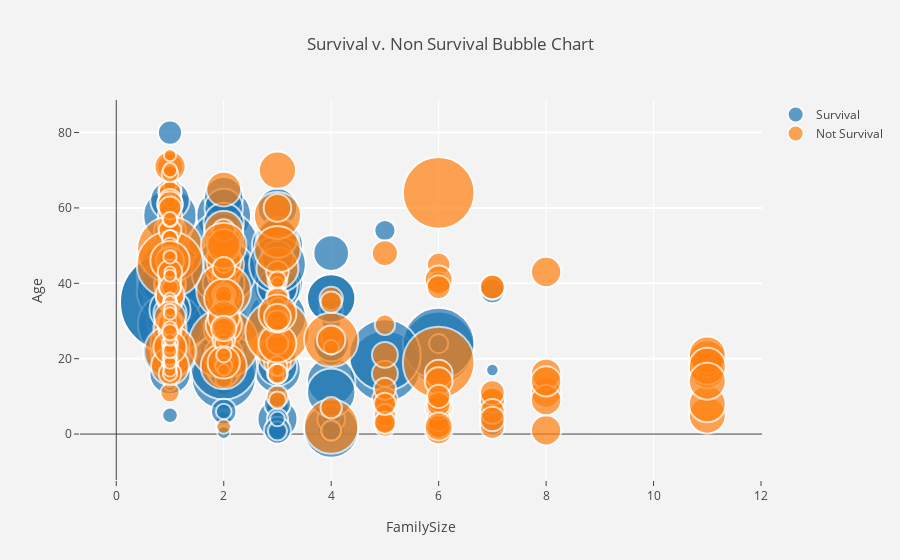

Notebook source saved alongside this figure:
### Markdown cell above
Plot the FamilySize vs Age with Fare as the size of the bubble

### Code cell
sizeref = 2.*max(titanic_df['Fare'])/(100**2)

trace0 = go.Scatter(
    x=titanic_df['FamilySize'][titanic_df['Survived'] == 1],
    y=titanic_df['Age'][titanic_df['Survived'] == 1],
    mode='markers',
    name='Survival',
    marker=dict(
        symbol='circle',
        sizemode='area',
        sizeref=sizeref,
        size=titanic_df['Fare'][titanic_df['Survived'] == 1],
        line=dict(
            width=2
        ),
    )
)
trace1 = go.Scatter(
    x=titanic_df['FamilySize'][titanic_df['Survived'] == 0],
    y=titanic_df['Age'][titanic_df['Survived'] == 0],
    mode='markers',
    name='Not Survival',
    marker=dict(
        sizemode='area',
        sizeref=sizeref,
        size=titanic_df['Fare'][titanic_df['Survived'] == 0],
        line=dict(
            width=2
        ),
    )
)

data = [trace0, trace1]
layout = go.Layout(
    title='Survival v. Non Survival Bubble Chart',
    xaxis=dict(
        title='FamilySize',
        gridcolor='rgb(255, 255, 255)',
        zerolinewidth=1,
        ticklen=5,
        gridwidth=1,
    ),
    yaxis=dict(
        title='Age',
        gridcolor='rgb(255, 255, 255)',
        zerolinewidth=1,
        ticklen=5,
        gridwidth=2,
    ),
    paper_bgcolor='rgb(243, 243, 243)',
    plot_bgcolor='rgb(243, 243, 243)',
)

fig = go.Figure(data=data, layout=layout)
iplot(fig, filename='Survival v. Non Survival Bubble Chart')

### Figure 1 — Plotly figure (JSON) as saved in the notebook; plotly's stock layout.template omitted (floating-point values rounded to 4 significant figures; data arrays with more than 128 entries replaced by an {"elided": "..."} marker saying what was removed)
{"data": [{"marker": {"line": {"width": 2}, "size": {"elided": "342 float values"}, "sizemode": "area", "sizeref": 0.1025, "symbol": "circle"}, "mode": "markers", "name": "Survival", "type": "scatter", "uid": "19d03528-e3db-496d-9660-1ce57a818820", "x": {"elided": "342 int values"}, "y": {"elided": "342 float values"}}, {"marker": {"line": {"width": 2}, "size": {"elided": "545 float values"}, "sizemode": "area", "sizeref": 0.1025}, "mode": "markers", "name": "Not Survival", "type": "scatter", "uid": "ce623a94-fe41-499e-8187-8d6a4089f899", "x": {"elided": "545 int values"}, "y": {"elided": "545 float values"}}], "layout": {"autosize": true, "paper_bgcolor": "rgb(243, 243, 243)", "plot_bgcolor": "rgb(243, 243, 243)", "title": {"text": "Survival v. Non Survival Bubble Chart"}, "xaxis": {"autorange": true, "gridcolor": "rgb(255, 255, 255)", "gridwidth": 1, "range": [-0.3889, 11.9], "ticklen": 5, "title": {"text": "FamilySize"}, "type": "linear", "zerolinewidth": 1}, "yaxis": {"autorange": true, "gridcolor": "rgb(255, 255, 255)", "gridwidth": 2, "range": [-16.52, 90.74], "ticklen": 5, "title": {"text": "Age"}, "type": "linear", "zerolinewidth": 1}}}
